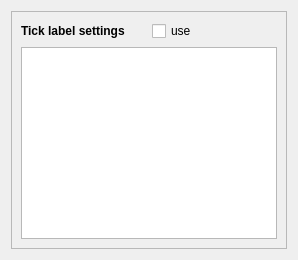
          <widget class="QWidget" name="tab_11">
           <attribute name="title">
            <string>ax format setup</string>
           </attribute>
           <layout class="QVBoxLayout" name="verticalLayout_15">
            <item>
             <widget class="QFrame" name="frame_3">
              <property name="frameShape">
               <enum>QFrame::StyledPanel</enum>
              </property>
              <property name="frameShadow">
               <enum>QFrame::Raised</enum>
              </property>
              <layout class="QVBoxLayout" name="verticalLayout_14">
               <item>
                <layout class="QHBoxLayout" name="horizontalLayout_21">
                 <item>
                  <widget class="QLabel" name="label_29">
                   <property name="font">
                    <font>
                     <weight>75</weight>
                     <bold>true</bold>
                    </font>
                   </property>
                   <property name="text">
                    <string>Tick label settings</string>
                   </property>
                  </widget>
                 </item>
                 <item>
                  <widget class="QCheckBox" name="checkBox_use">
                   <property name="text">
                    <string>use</string>
                   </property>
                  </widget>
                 </item>
                </layout>
               </item>
               <item>
                <widget class="QTableView" name="tableView_ax_format">
                 <property name="font">
                  <font>
                   <pointsize>10</pointsize>
                  </font>
                 </property>
                </widget>
               </item>
              </layout>
             </widget>
            </item>
           </layout>
          </widget>
